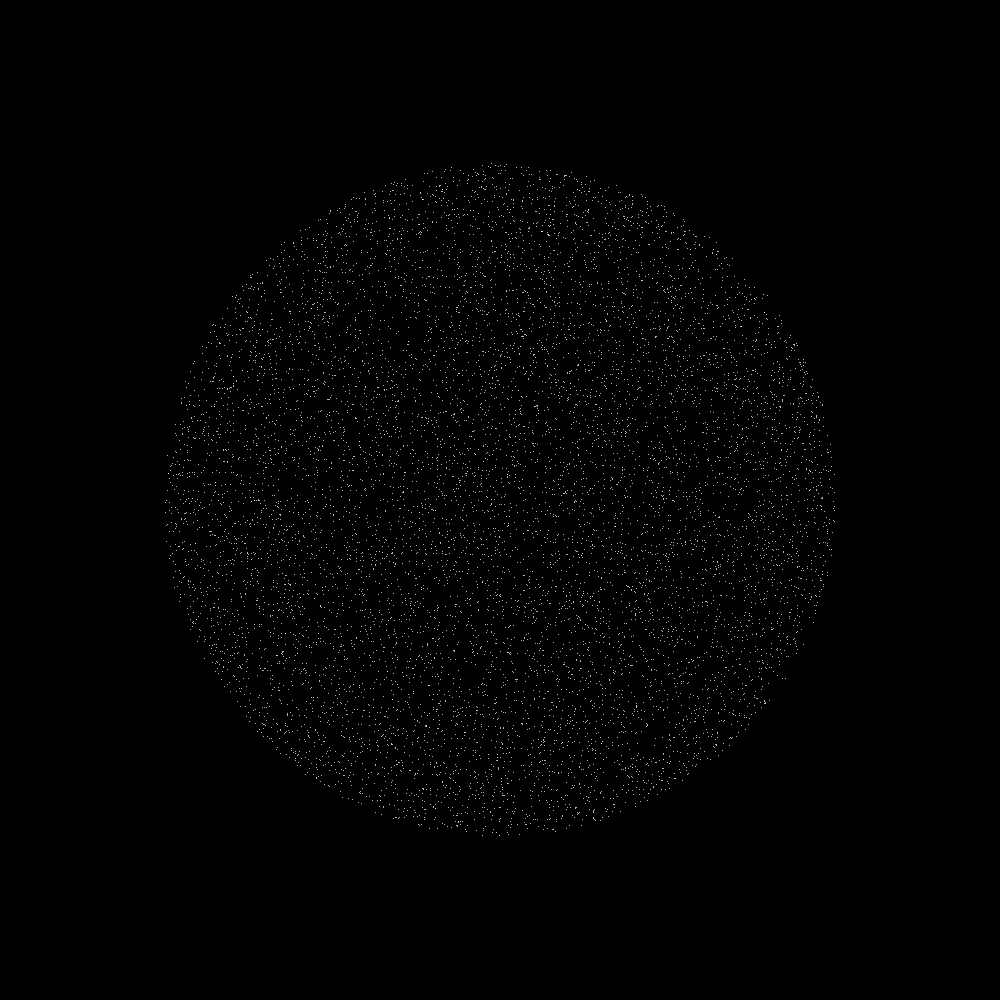
Frame 1 (no input)
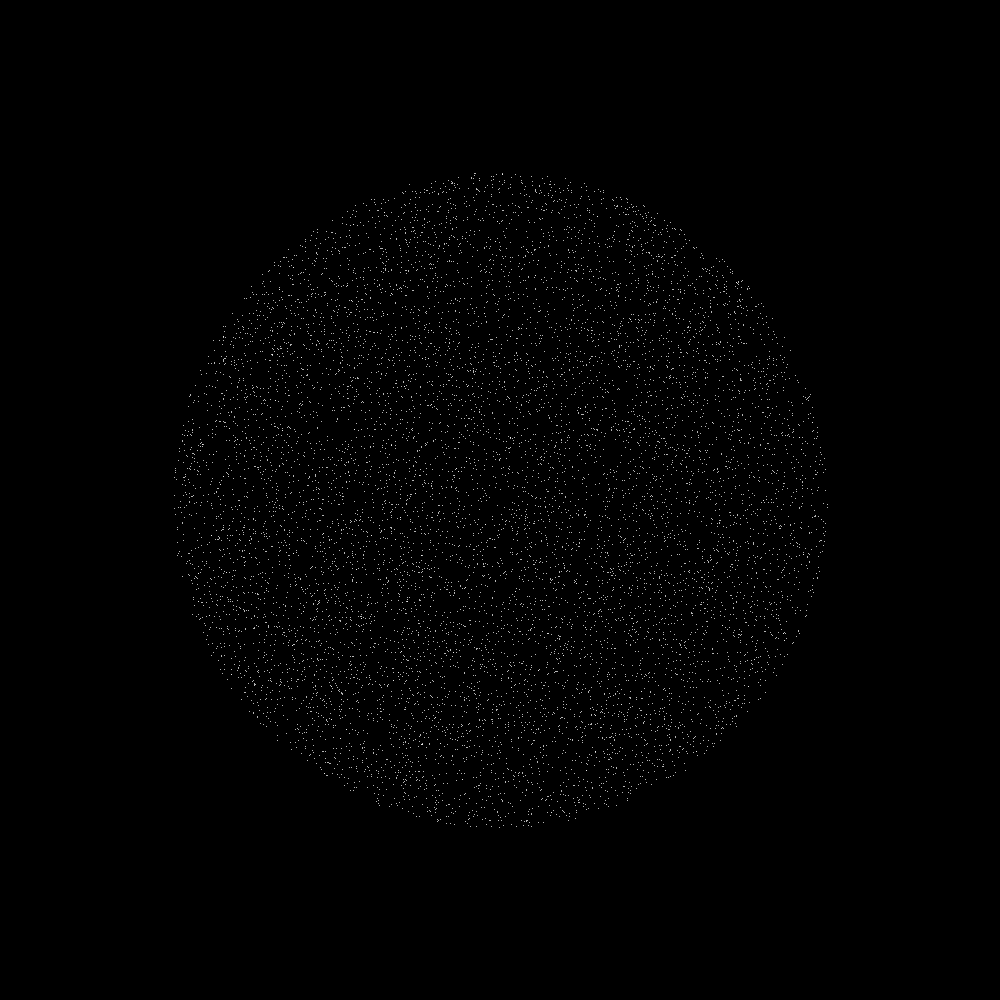
Frame 60 (the mouse pressed at the canvas centre just before this capture)
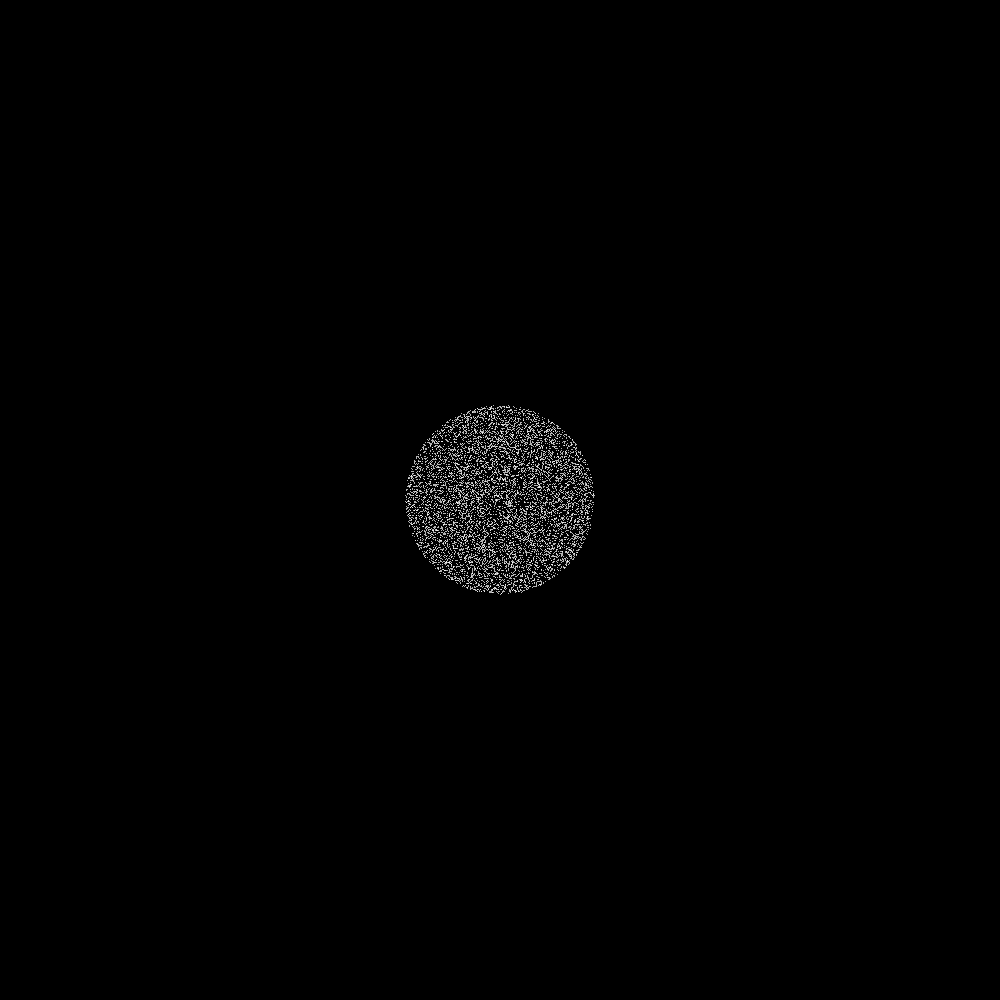
Frame 120 (the mouse held since frame 60 and released just before this capture)

The Processing sketch that drew these frames (run headless with seeded random() and noise(); from frame 60 on, the mouse is pressed at the canvas centre):

// Processing sketch: RandomCircle
// ── RandomCircle.pde
int amountOfDots = 10000;
int R = 400;
float round = 1;
float sinus = sin(round);

void setup() {
  size(1000, 1000);
  stroke(255);
  fill(0);
  background(0);
}

void draw() {
  background(0);
  for (int x = 0; x < amountOfDots; x++){
    float angle = random(360) * TWO_PI;
    float radius = R * sqrt(random(1));
    radius = radius * sinus;
    
    float Xcor = 500 + radius * cos(angle);
    float Ycor = 500 + radius * sin(angle);
    point(Xcor, Ycor);
  }
  
  round += 0.02;
  sinus = sin(round);
}
